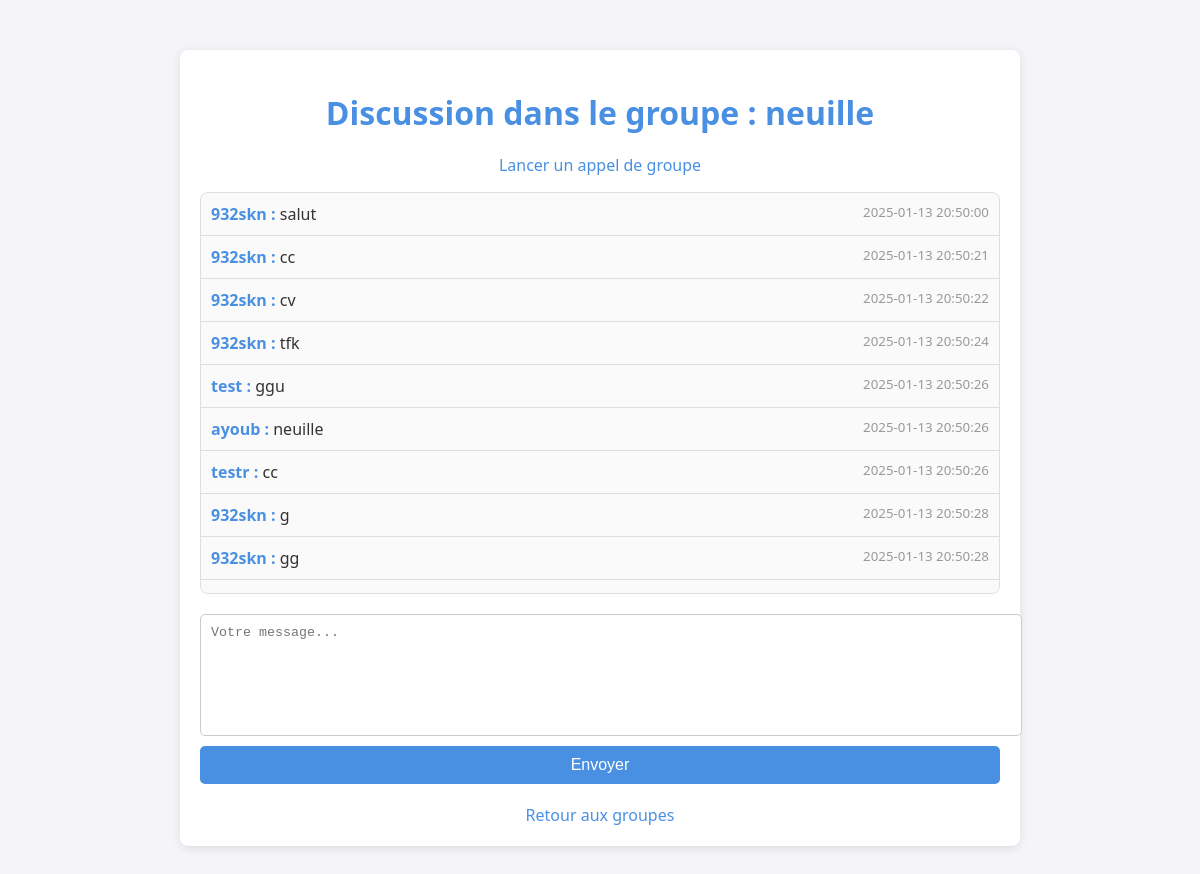
The page /group/5 (signed in) on the database its author committed.
### models.py (models this page shows)
class Group(db.Model):
    id = db.Column(db.Integer, primary_key=True)
    name = db.Column(db.String(100), nullable=False)
    admin_id = db.Column(db.Integer, db.ForeignKey('user.id'), nullable=False)
    admin = db.relationship('User', foreign_keys=[admin_id])

class Message(db.Model):
    id = db.Column(db.Integer, primary_key=True)
    conversation_id = db.Column(db.Integer, db.ForeignKey('conversation.id'), nullable=True)  # Message privé
    group_id = db.Column(db.Integer, db.ForeignKey('group.id'), nullable=True)  # Message de groupe
    sender_id = db.Column(db.Integer, db.ForeignKey('user.id'), nullable=False)
    content = db.Column(db.String(500), nullable=False)
    is_read = db.Column(db.Boolean, default=False)
    timestamp = db.Column(db.DateTime, default=db.func.current_timestamp())
    sender = db.relationship('User', foreign_keys=[sender_id])
    conversation = db.relationship('Conversation', foreign_keys=[conversation_id])
    group = db.relationship('Group', foreign_keys=[group_id])

class User(UserMixin, db.Model):
    id = db.Column(db.Integer, primary_key=True)
    username = db.Column(db.String(150), unique=True, nullable=False)
    email = db.Column(db.String(150), unique=True, nullable=False)  # Nouveau champ
    phone_number = db.Column(db.String(20), unique=True, nullable=False)  # Nouveau champ
    password = db.Column(db.String(150), nullable=False)
    profile_picture = db.Column(db.String(200))
    bio = db.Column(db.Text)
    is_active = db.Column(db.Boolean, default=True)

### app.py (the view, shortened to what this page needs)
@app.route('/group/<int:group_id>', methods=['GET', 'POST'])
@login_required
def group_chat(group_id):
    group = db.session.get(Group, group_id)
    if not group:
        flash("Erreur : Ce groupe n'existe pas.", "error")
        return redirect(url_for('groups'))
    is_member = GroupMember.query.filter_by(group_id=group_id, user_id=current_user.id).first()
    if not is_member:
        flash("Erreur : Vous n'êtes pas membre de ce groupe.", "error")
        return redirect(url_for('groups'))
    messages = Message.query.filter_by(group_id=group_id).order_by(Message.timestamp).all()
    return render_template('group_chat.html', group=group, messages=messages)

### app.py (called while the page is built)
@login_manager.user_loader
def load_user(user_id):
    return db.session.get(User, int(user_id))  # Correctif pour éviter LegacyAPIWarning

@app.context_processor
def inject_profile_picture():
    def get_profile_picture(user):
        if user.profile_picture and os.path.exists(user.profile_picture):
            return url_for('static', filename=f"photos_profil/{os.path.basename(user.profile_picture)}")
        return url_for('static', filename='icone-profil-avatar-par-defaut-image-utilisateur-medias-sociaux-icone-avatar-gris-silhouette-profil-vierge-illustration-vectorielle_561158-3467.avif')
    return dict(get_profile_picture=get_profile_picture)

### templates/group_chat.html (shortened to what this page needs)
<!DOCTYPE html>
<html lang="fr">
<head>
    <link rel="stylesheet" href="https://cdnjs.cloudflare.com/ajax/libs/font-awesome/5.15.4/css/all.min.css">
</head>
<body>
    <div class="container">
        <h1>Discussion dans le groupe : {{ group.name }}</h1>
        <div class="call-controls" style="margin-bottom: 15px; text-align: center;">
            <a href="{{ url_for('group_call', group_id=group.id) }}" class="btn btn-success">
                Lancer un appel de groupe
            </a>
        </div>
        <ul id="messageList">
            {% for message in messages %}
                <li>
                    <span>
                        <strong>
                            {{ message.sender.username if message.sender.is_active else 'Utilisateur désactivé' }} :
                        </strong>
                        {{ message.content }}
                    </span>
                    <small>{{ message.timestamp }}</small>
                </li>
            {% endfor %}
        </ul>
        {% if current_user.is_active %}
        <form id="messageForm">
            <textarea id="messageInput" name="content" placeholder="Votre message..." required></textarea>
            <button type="submit">Envoyer</button>
        </form>
        {% else %}
            <p class="text-danger">Vous ne pouvez pas envoyer de messages car votre compte est désactivé.</p>
        {% endif %}
        <a href="{{ url_for('groups') }}">Retour aux groupes</a>
    </div>
</body>
</html>

### templates/group_chat.html (style rules this page uses)
body { font-family: 'Segoe UI', Tahoma, Geneva, Verdana, sans-serif; background-color: #f4f4f9; margin: 0; padding: 0; color: #333; transition: background-color 0.3s ease, color 0.3s ease; }
.container { max-width: 800px; margin: 50px auto; padding: 20px; background-color: #fff; border-radius: 8px; box-shadow: 0 2px 10px rgba(0, 0, 0, 0.1); transition: background-color 0.3s ease; }
h1 { text-align: center; color: #4a90e2; margin-bottom: 20px; }
ul { list-style: none; padding: 0; max-height: 400px; overflow-y: auto; margin-bottom: 20px; border: 1px solid #ddd; border-radius: 8px; background-color: #fafafa; transition: background-color 0.3s ease; }
li { padding: 10px; border-bottom: 1px solid #ddd; display: flex; justify-content: space-between; transition: background-color 0.3s ease; }
li strong { color: #4a90e2; }
li small { color: #999; }
form { display: flex; flex-direction: column; gap: 10px; }
textarea { width: 100%; padding: 10px; border: 1px solid #ccc; border-radius: 5px; resize: none; height: 100px; transition: background-color 0.3s ease, border-color 0.3s ease; }
button { padding: 10px 20px; background-color: #4a90e2; color: #fff; border: none; border-radius: 5px; cursor: pointer; font-size: 1rem; transition: background-color 0.3s ease; }
a { display: block; text-align: center; margin-top: 20px; text-decoration: none; color: #4a90e2; }

### rows shown on the page
Group: name "neuille"
Message: sender "932skn", content "salut", timestamp "2025-01-13 20:50:00"
Message: sender "932skn", content "cc", timestamp "2025-01-13 20:50:21"
Message: sender "932skn", content "cv", timestamp "2025-01-13 20:50:22"
Message: sender "932skn", content "tfk", timestamp "2025-01-13 20:50:24"
Message: sender "test", content "ggu", timestamp "2025-01-13 20:50:26"
Message: sender "ayoub", content "neuille", timestamp "2025-01-13 20:50:26"
Message: sender "testr", content "cc", timestamp "2025-01-13 20:50:26"
Message: sender "932skn", content "g", timestamp "2025-01-13 20:50:28"
Message: sender "932skn", content "gg", timestamp "2025-01-13 20:50:28"
